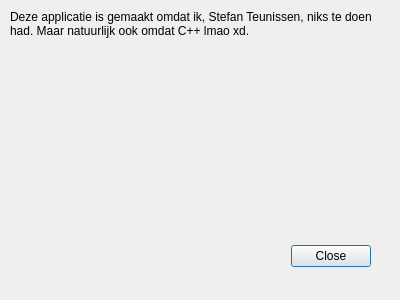
<?xml version="1.0" encoding="UTF-8"?>
<ui version="4.0">
 <class>AboutWindow</class>
 <widget class="QDialog" name="AboutWindow">
  <property name="geometry">
   <rect>
    <x>0</x>
    <y>0</y>
    <width>400</width>
    <height>300</height>
   </rect>
  </property>
  <property name="windowTitle">
   <string>About</string>
  </property>
  <widget class="QDialogButtonBox" name="buttonBox">
   <property name="geometry">
    <rect>
     <x>30</x>
     <y>240</y>
     <width>341</width>
     <height>32</height>
    </rect>
   </property>
   <property name="orientation">
    <enum>Qt::Horizontal</enum>
   </property>
   <property name="standardButtons">
    <set>QDialogButtonBox::Close</set>
   </property>
  </widget>
  <widget class="QLabel" name="label">
   <property name="geometry">
    <rect>
     <x>10</x>
     <y>10</y>
     <width>381</width>
     <height>221</height>
    </rect>
   </property>
   <property name="text">
    <string>Deze applicatie is gemaakt omdat ik, Stefan Teunissen, niks te doen had. Maar natuurlijk ook omdat C++ lmao xd.</string>
   </property>
   <property name="alignment">
    <set>Qt::AlignLeading|Qt::AlignLeft|Qt::AlignTop</set>
   </property>
   <property name="wordWrap">
    <bool>true</bool>
   </property>
  </widget>
 </widget>
 <resources/>
 <connections>
  <connection>
   <sender>buttonBox</sender>
   <signal>accepted()</signal>
   <receiver>AboutWindow</receiver>
   <slot>accept()</slot>
   <hints>
    <hint type="sourcelabel">
     <x>248</x>
     <y>254</y>
    </hint>
    <hint type="destinationlabel">
     <x>157</x>
     <y>274</y>
    </hint>
   </hints>
  </connection>
  <connection>
   <sender>buttonBox</sender>
   <signal>rejected()</signal>
   <receiver>AboutWindow</receiver>
   <slot>reject()</slot>
   <hints>
    <hint type="sourcelabel">
     <x>316</x>
     <y>260</y>
    </hint>
    <hint type="destinationlabel">
     <x>286</x>
     <y>274</y>
    </hint>
   </hints>
  </connection>
 </connections>
</ui>
